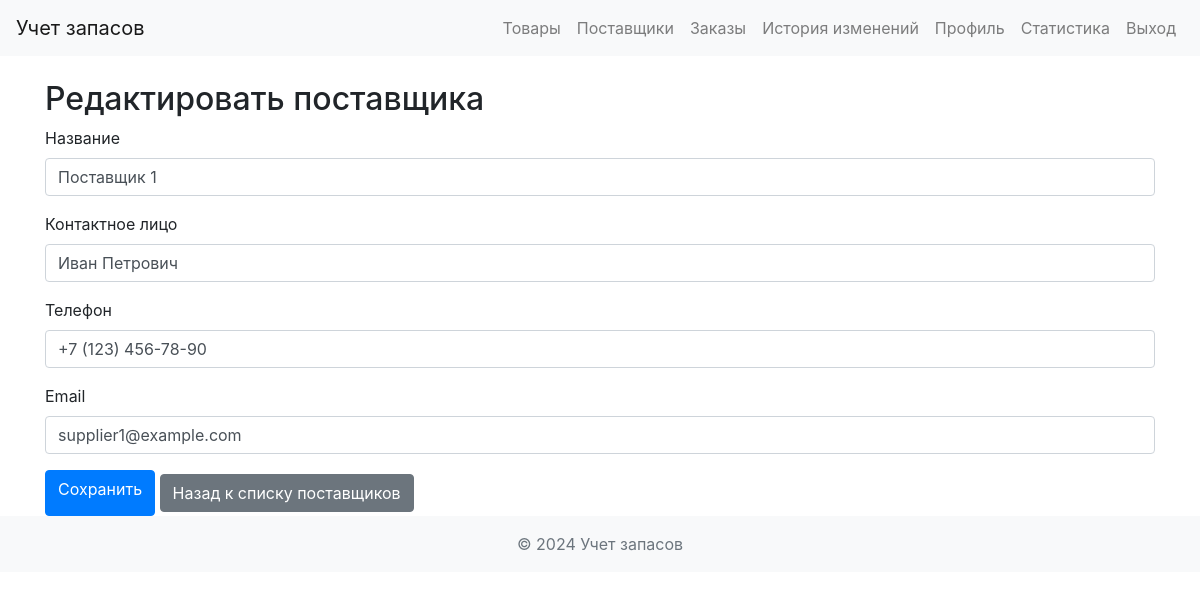
The page /suppliers/edit/1 (signed in) on the database its author committed.
### app/models.py (models this page shows)
class Supplier(db.Model):
    id = db.Column(db.Integer, primary_key=True)
    name = db.Column(db.String(100), nullable=False)
    contact_person = db.Column(db.String(100))
    phone = db.Column(db.String(20))
    email = db.Column(db.String(120))

### app/views.py (the view, shortened to what this page needs)
@app.route('/suppliers/edit/<int:supplier_id>', methods=['GET', 'POST'])
@login_required
def edit_supplier(supplier_id):
    supplier = Supplier.query.get_or_404(supplier_id)
    form = SupplierForm(obj=supplier)  # Предполагается, что у вас есть форма SupplierForm
    return render_template('edit_supplier.html', form=form, supplier=supplier)

### app/forms.py
class SupplierForm(FlaskForm):
    name = StringField('Название', validators=[DataRequired()])
    contact_person = StringField('Контактное лицо', validators=[DataRequired()])
    phone = StringField('Телефон', validators=[DataRequired()])
    email = StringField('Email', validators=[DataRequired(), Email()])
    submit = SubmitField('Сохранить')

### app/__init__.py (called while the page is built)
@login_manager.user_loader
def load_user(user_id):
    return User.query.get(int(user_id))

### app/templates/edit_supplier.html (shortened to what this page needs)
{% extends "layout.html" %}
{% block content %}
<h2>Редактировать поставщика</h2>
<form method="POST">
   <div class="form-group">
       {{ form.name.label }}
       {{ form.name(class='form-control') }}
   </div>
   <div class="form-group">
       {{ form.contact_person.label }}
       {{ form.contact_person(class='form-control') }}
   </div>
   <div class="form-group">
       {{ form.phone.label }}
       {{ form.phone(class='form-control') }}
   </div>
   <div class="form-group">
       {{ form.email.label }}
       {{ form.email(class='form-control') }}
   </div>
   <button type="submit" class="btn btn-primary">{{ form.submit.label }}</button>
   <a href="{{ url_for('suppliers') }}" class="btn btn-secondary">Назад к списку поставщиков</a>
</form>
{% endblock %}

### rows shown on the page
Supplier: name "Поставщик 1", contact_person "Иван Петрович", phone "+7 (123) 456-78-90", email "supplier1@example.com"
